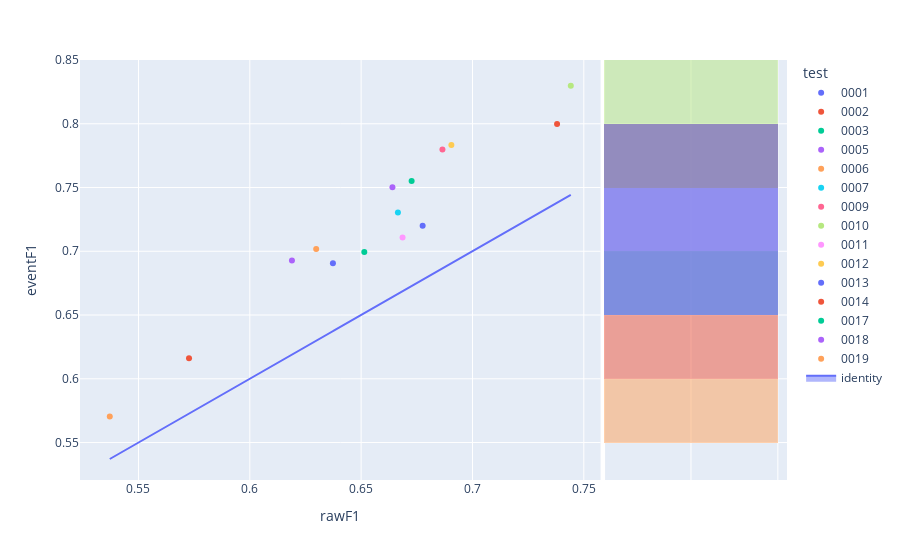

This figure's notebook cell:
### Code cell
fig=px.scatter(experimentModels_N2,x='rawF1',y='eventF1',color='test',hover_name='modelId', marginal_y="histogram")
fig.add_trace(
    go.Scatter(x=experimentModels_N2['rawF1'], y=experimentModels_N2['rawF1'], name="identity", mode='lines',fill="toself")
)
fig.show()

### Figure 1 — Plotly figure (JSON) as saved in the notebook; plotly's stock layout.template omitted (floating-point values rounded to 4 significant figures)
{"data": [{"hovertemplate": "<b>%{hovertext}</b><br><br>test=0001<br>rawF1=%{x}<br>eventF1=%{y}<extra></extra>", "hovertext": ["d51d037b-304a-48df-970e-58aac592ac87"], "legendgroup": "0001", "marker": {"color": "#636efa", "symbol": "circle"}, "mode": "markers", "name": "0001", "orientation": "v", "showlegend": true, "type": "scatter", "x": [0.6373], "xaxis": "x", "y": [0.6905], "yaxis": "y"}, {"alignmentgroup": "True", "bingroup": "y", "hovertemplate": "test=0001<br>eventF1=%{y}<br>count=%{x}<extra></extra>", "legendgroup": "0001", "marker": {"color": "#636efa"}, "name": "0001", "offsetgroup": "0001", "opacity": 0.5, "showlegend": false, "type": "histogram", "xaxis": "x2", "y": [0.6905], "yaxis": "y2"}, {"hovertemplate": "<b>%{hovertext}</b><br><br>test=0002<br>rawF1=%{x}<br>eventF1=%{y}<extra></extra>", "hovertext": ["50ebd176-f601-4f02-bcd5-e0c07a362a35"], "legendgroup": "0002", "marker": {"color": "#EF553B", "symbol": "circle"}, "mode": "markers", "name": "0002", "orientation": "v", "showlegend": true, "type": "scatter", "x": [0.738], "xaxis": "x", "y": [0.7998], "yaxis": "y"}, {"alignmentgroup": "True", "bingroup": "y", "hovertemplate": "test=0002<br>eventF1=%{y}<br>count=%{x}<extra></extra>", "legendgroup": "0002", "marker": {"color": "#EF553B"}, "name": "0002", "offsetgroup": "0002", "opacity": 0.5, "showlegend": false, "type": "histogram", "xaxis": "x2", "y": [0.7998], "yaxis": "y2"}, {"hovertemplate": "<b>%{hovertext}</b><br><br>test=0003<br>rawF1=%{x}<br>eventF1=%{y}<extra></extra>", "hovertext": ["ad0e1cc1-5a53-45b1-b13e-ca760e58c787"], "legendgroup": "0003", "marker": {"color": "#00cc96", "symbol": "circle"}, "mode": "markers", "name": "0003", "orientation": "v", "showlegend": true, "type": "scatter", "x": [0.6514], "xaxis": "x", "y": [0.6993], "yaxis": "y"}, {"alignmentgroup": "True", "bingroup": "y", "hovertemplate": "test=0003<br>eventF1=%{y}<br>count=%{x}<extra></extra>", "legendgroup": "0003", "marker": {"color": "#00cc96"}, "name": "0003", "offsetgroup": "0003", "opacity": 0.5, "showlegend": false, "type": "histogram", "xaxis": "x2", "y": [0.6993], "yaxis": "y2"}, {"hovertemplate": "<b>%{hovertext}</b><br><br>test=0005<br>rawF1=%{x}<br>eventF1=%{y}<extra></extra>", "hovertext": ["953522b6-a687-4555-b7bd-64e50323f539"], "legendgroup": "0005", "marker": {"color": "#ab63fa", "symbol": "circle"}, "mode": "markers", "name": "0005", "orientation": "v", "showlegend": true, "type": "scatter", "x": [0.6189], "xaxis": "x", "y": [0.6928], "yaxis": "y"}, {"alignmentgroup": "True", "bingroup": "y", "hovertemplate": "test=0005<br>eventF1=%{y}<br>count=%{x}<extra></extra>", "legendgroup": "0005", "marker": {"color": "#ab63fa"}, "name": "0005", "offsetgroup": "0005", "opacity": 0.5, "showlegend": false, "type": "histogram", "xaxis": "x2", "y": [0.6928], "yaxis": "y2"}, {"hovertemplate": "<b>%{hovertext}</b><br><br>test=0006<br>rawF1=%{x}<br>eventF1=%{y}<extra></extra>", "hovertext": ["fdff7a52-c874-434c-b79a-4652e6521b61"], "legendgroup": "0006", "marker": {"color": "#FFA15A", "symbol": "circle"}, "mode": "markers", "name": "0006", "orientation": "v", "showlegend": true, "type": "scatter", "x": [0.6298], "xaxis": "x", "y": [0.7018], "yaxis": "y"}, {"alignmentgroup": "True", "bingroup": "y", "hovertemplate": "test=0006<br>eventF1=%{y}<br>count=%{x}<extra></extra>", "legendgroup": "0006", "marker": {"color": "#FFA15A"}, "name": "0006", "offsetgroup": "0006", "opacity": 0.5, "showlegend": false, "type": "histogram", "xaxis": "x2", "y": [0.7018], "yaxis": "y2"}, {"hovertemplate": "<b>%{hovertext}</b><br><br>test=0007<br>rawF1=%{x}<br>eventF1=%{y}<extra></extra>", "hovertext": ["a99170bc-4dc5-4b27-84df-f565c6f142c5"], "legendgroup": "0007", "marker": {"color": "#19d3f3", "symbol": "circle"}, "mode": "markers", "name": "0007", "orientation": "v", "showlegend": true, "type": "scatter", "x": [0.6665], "xaxis": "x", "y": [0.7305], "yaxis": "y"}, {"alignmentgroup": "True", "bingroup": "y", "hovertemplate": "test=0007<br>eventF1=%{y}<br>count=%{x}<extra></extra>", "legendgroup": "0007", "marker": {"color": "#19d3f3"}, "name": "0007", "offsetgroup": "0007", "opacity": 0.5, "showlegend": false, "type": "histogram", "xaxis": "x2", "y": [0.7305], "yaxis": "y2"}, {"hovertemplate": "<b>%{hovertext}</b><br><br>test=0009<br>rawF1=%{x}<br>eventF1=%{y}<extra></extra>", "hovertext": ["d4f86014-a983-4a56-940a-a53396539084"], "legendgroup": "0009", "marker": {"color": "#FF6692", "symbol": "circle"}, "mode": "markers", "name": "0009", "orientation": "v", "showlegend": true, "type": "scatter", "x": [0.6865], "xaxis": "x", "y": [0.7798], "yaxis": "y"}, {"alignmentgroup": "True", "bingroup": "y", "hovertemplate": "test=0009<br>eventF1=%{y}<br>count=%{x}<extra></extra>", "legendgroup": "0009", "marker": {"color": "#FF6692"}, "name": "0009", "offsetgroup": "0009", "opacity": 0.5, "showlegend": false, "type": "histogram", "xaxis": "x2", "y": [0.7798], "yaxis": "y2"}, {"hovertemplate": "<b>%{hovertext}</b><br><br>test=0010<br>rawF1=%{x}<br>eventF1=%{y}<extra></extra>", "hovertext": ["b9ba925c-8862-41ae-85ac-87efe667dc99"], "legendgroup": "0010", "marker": {"color": "#B6E880", "symbol": "circle"}, "mode": "markers", "name": "0010", "orientation": "v", "showlegend": true, "type": "scatter", "x": [0.7442], "xaxis": "x", "y": [0.8298], "yaxis": "y"}, {"alignmentgroup": "True", "bingroup": "y", "hovertemplate": "test=0010<br>eventF1=%{y}<br>count=%{x}<extra></extra>", "legendgroup": "0010", "marker": {"color": "#B6E880"}, "name": "0010", "offsetgroup": "0010", "opacity": 0.5, "showlegend": false, "type": "histogram", "xaxis": "x2", "y": [0.8298], "yaxis": "y2"}, {"hovertemplate": "<b>%{hovertext}</b><br><br>test=0011<br>rawF1=%{x}<br>eventF1=%{y}<extra></extra>", "hovertext": ["9a796814-2401-4dbb-811c-695c7c0888bb"], "legendgroup": "0011", "marker": {"color": "#FF97FF", "symbol": "circle"}, "mode": "markers", "name": "0011", "orientation": "v", "showlegend": true, "type": "scatter", "x": [0.6686], "xaxis": "x", "y": [0.7108], "yaxis": "y"}, {"alignmentgroup": "True", "bingroup": "y", "hovertemplate": "test=0011<br>eventF1=%{y}<br>count=%{x}<extra></extra>", "legendgroup": "0011", "marker": {"color": "#FF97FF"}, "name": "0011", "offsetgroup": "0011", "opacity": 0.5, "showlegend": false, "type": "histogram", "xaxis": "x2", "y": [0.7108], "yaxis": "y2"}, {"hovertemplate": "<b>%{hovertext}</b><br><br>test=0012<br>rawF1=%{x}<br>eventF1=%{y}<extra></extra>", "hovertext": ["3be685c1-02ea-4a2f-8478-ca265ccc3196"], "legendgroup": "0012", "marker": {"color": "#FECB52", "symbol": "circle"}, "mode": "markers", "name": "0012", "orientation": "v", "showlegend": true, "type": "scatter", "x": [0.6905], "xaxis": "x", "y": [0.7834], "yaxis": "y"}, {"alignmentgroup": "True", "bingroup": "y", "hovertemplate": "test=0012<br>eventF1=%{y}<br>count=%{x}<extra></extra>", "legendgroup": "0012", "marker": {"color": "#FECB52"}, "name": "0012", "offsetgroup": "0012", "opacity": 0.5, "showlegend": false, "type": "histogram", "xaxis": "x2", "y": [0.7834], "yaxis": "y2"}, {"hovertemplate": "<b>%{hovertext}</b><br><br>test=0013<br>rawF1=%{x}<br>eventF1=%{y}<extra></extra>", "hovertext": ["016159f4-e171-4f6e-a510-0e5e140f8929"], "legendgroup": "0013", "marker": {"color": "#636efa", "symbol": "circle"}, "mode": "markers", "name": "0013", "orientation": "v", "showlegend": true, "type": "scatter", "x": [0.6776], "xaxis": "x", "y": [0.72], "yaxis": "y"}, {"alignmentgroup": "True", "bingroup": "y", "hovertemplate": "test=0013<br>eventF1=%{y}<br>count=%{x}<extra></extra>", "legendgroup": "0013", "marker": {"color": "#636efa"}, "name": "0013", "offsetgroup": "0013", "opacity": 0.5, "showlegend": false, "type": "histogram", "xaxis": "x2", "y": [0.72], "yaxis": "y2"}, {"hovertemplate": "<b>%{hovertext}</b><br><br>test=0014<br>rawF1=%{x}<br>eventF1=%{y}<extra></extra>", "hovertext": ["da40a91f-c09e-4752-899f-0d848fc48c20"], "legendgroup": "0014", "marker": {"color": "#EF553B", "symbol": "circle"}, "mode": "markers", "name": "0014", "orientation": "v", "showlegend": true, "type": "scatter", "x": [0.5727], "xaxis": "x", "y": [0.6161], "yaxis": "y"}, {"alignmentgroup": "True", "bingroup": "y", "hovertemplate": "test=0014<br>eventF1=%{y}<br>count=%{x}<extra></extra>", "legendgroup": "0014", "marker": {"color": "#EF553B"}, "name": "0014", "offsetgroup": "0014", "opacity": 0.5, "showlegend": false, "type": "histogram", "xaxis": "x2", "y": [0.6161], "yaxis": "y2"}, {"hovertemplate": "<b>%{hovertext}</b><br><br>test=0017<br>rawF1=%{x}<br>eventF1=%{y}<extra></extra>", "hovertext": ["c30b34f2-52b8-47af-9309-81c72f52ea3d"], "legendgroup": "0017", "marker": {"color": "#00cc96", "symbol": "circle"}, "mode": "markers", "name": "0017", "orientation": "v", "showlegend": true, "type": "scatter", "x": [0.6727], "xaxis": "x", "y": [0.7552], "yaxis": "y"}, {"alignmentgroup": "True", "bingroup": "y", "hovertemplate": "test=0017<br>eventF1=%{y}<br>count=%{x}<extra></extra>", "legendgroup": "0017", "marker": {"color": "#00cc96"}, "name": "0017", "offsetgroup": "0017", "opacity": 0.5, "showlegend": false, "type": "histogram", "xaxis": "x2", "y": [0.7552], "yaxis": "y2"}, {"hovertemplate": "<b>%{hovertext}</b><br><br>test=0018<br>rawF1=%{x}<br>eventF1=%{y}<extra></extra>", "hovertext": ["63920ef1-b7bd-453c-af1b-c87e2c3f9ad0"], "legendgroup": "0018", "marker": {"color": "#ab63fa", "symbol": "circle"}, "mode": "markers", "name": "0018", "orientation": "v", "showlegend": true, "type": "scatter", "x": [0.6641], "xaxis": "x", "y": [0.7502], "yaxis": "y"}, {"alignmentgroup": "True", "bingroup": "y", "hovertemplate": "test=0018<br>eventF1=%{y}<br>count=%{x}<extra></extra>", "legendgroup": "0018", "marker": {"color": "#ab63fa"}, "name": "0018", "offsetgroup": "0018", "opacity": 0.5, "showlegend": false, "type": "histogram", "xaxis": "x2", "y": [0.7502], "yaxis": "y2"}, {"hovertemplate": "<b>%{hovertext}</b><br><br>test=0019<br>rawF1=%{x}<br>eventF1=%{y}<extra></extra>", "hovertext": ["73a45ddb-cbce-44c1-8ed8-007d5677989f"], "legendgroup": "0019", "marker": {"color": "#FFA15A", "symbol": "circle"}, "mode": "markers", "name": "0019", "orientation": "v", "showlegend": true, "type": "scatter", "x": [0.5371], "xaxis": "x", "y": [0.5704], "yaxis": "y"}, {"alignmentgroup": "True", "bingroup": "y", "hovertemplate": "test=0019<br>eventF1=%{y}<br>count=%{x}<extra></extra>", "legendgroup": "0019", "marker": {"color": "#FFA15A"}, "name": "0019", "offsetgroup": "0019", "opacity": 0.5, "showlegend": false, "type": "histogram", "xaxis": "x2", "y": [0.5704], "yaxis": "y2"}, {"fill": "toself", "mode": "lines", "name": "identity", "type": "scatter", "x": [0.6373, 0.738, 0.6514, 0.6189, 0.6298, 0.6665, 0.6865, 0.7442, 0.6686, 0.6905, 0.6776, 0.5727, 0.6727, 0.6641, 0.5371], "y": [0.6373, 0.738, 0.6514, 0.6189, 0.6298, 0.6665, 0.6865, 0.7442, 0.6686, 0.6905, 0.6776, 0.5727, 0.6727, 0.6641, 0.5371]}], "layout": {"barmode": "overlay", "legend": {"title": {"text": "test"}, "tracegroupgap": 0}, "margin": {"t": 60}, "xaxis": {"anchor": "y", "domain": [0, 0.7363], "title": {"text": "rawF1"}}, "xaxis2": {"anchor": "y2", "domain": [0.7413, 1], "matches": "x2", "showgrid": true, "showline": false, "showticklabels": false, "ticks": ""}, "yaxis": {"anchor": "x", "domain": [0, 1], "title": {"text": "eventF1"}}, "yaxis2": {"anchor": "x2", "domain": [0, 1], "matches": "y", "showgrid": true, "showticklabels": false}}}
